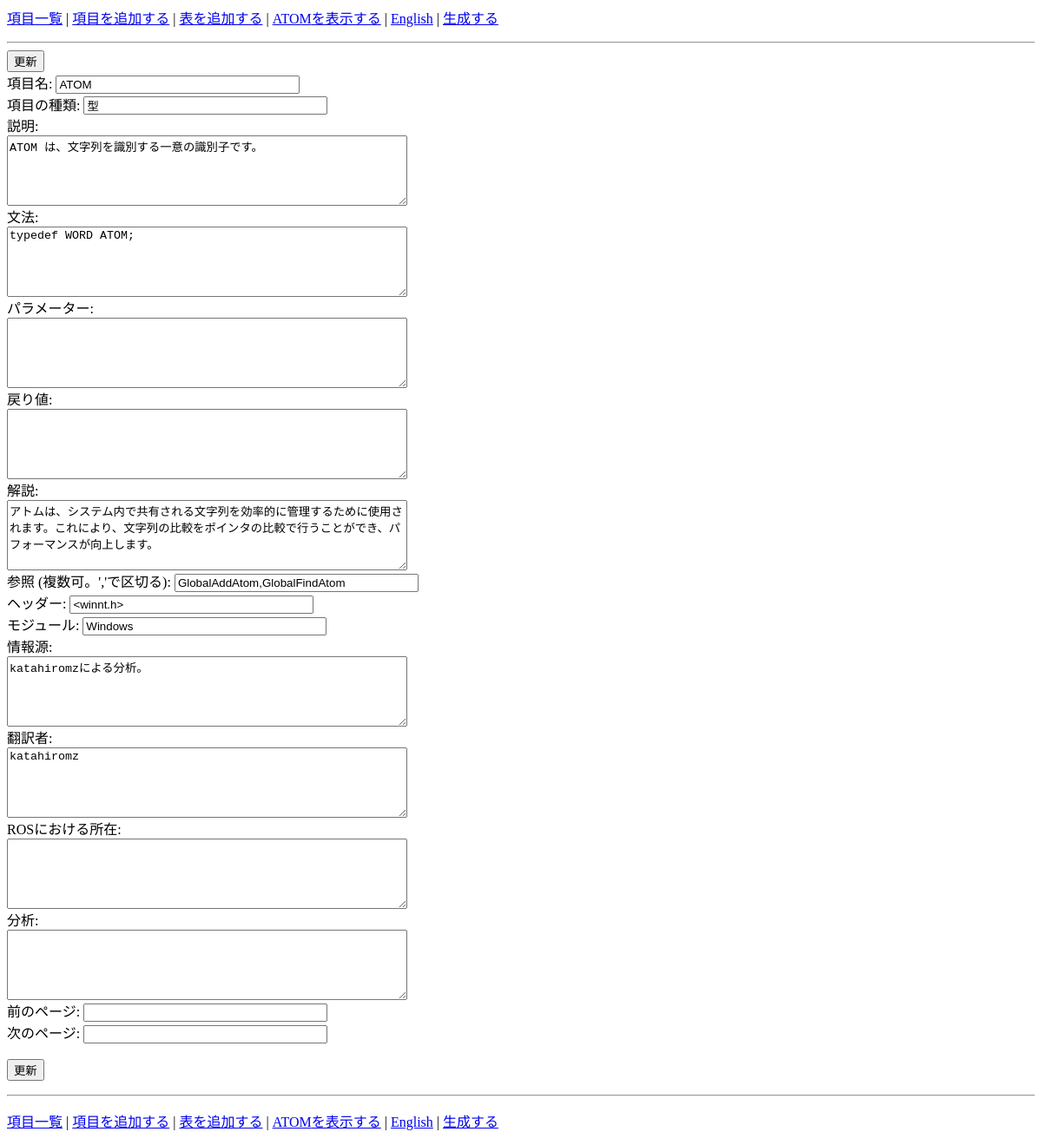
The page /edit_entry.php?entry_name=ATOM on the database as committed earlier.
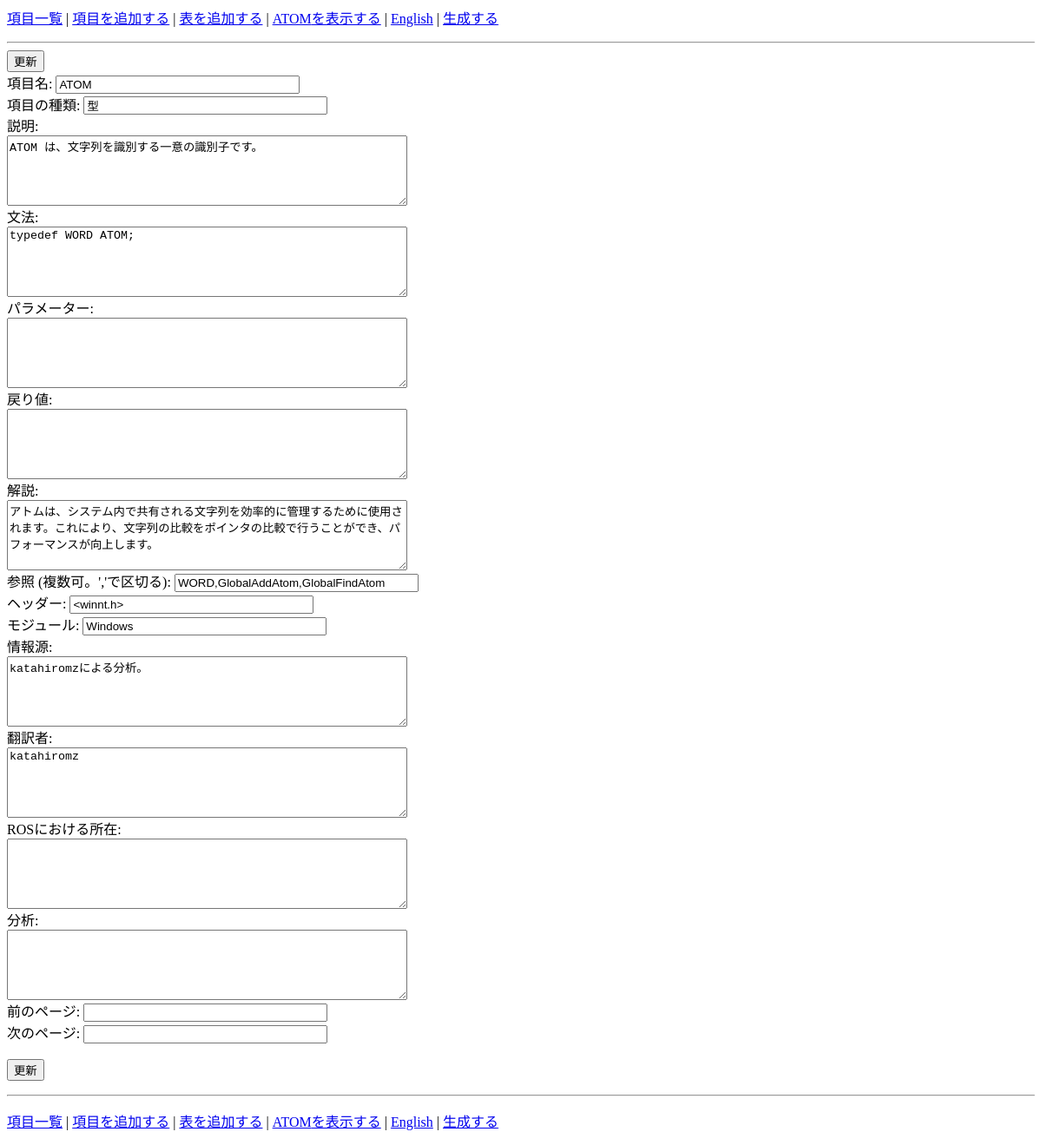
The same page on the database as committed later.
### tables this page shows
CREATE TABLE `entries` (
  `entry_name` varchar(60) NOT NULL,
  `entry_type` varchar(32) NOT NULL,
  `description` varchar(8192) DEFAULT NULL,
  `syntax` varchar(2048) DEFAULT NULL,
  `parameters` varchar(2048) DEFAULT NULL,
  `return_value` varchar(1024) DEFAULT NULL,
  `remarks` varchar(4096) DEFAULT NULL,
  `see_also` varchar(2048) DEFAULT NULL,
  `added_time` timestamp NOT NULL DEFAULT current_timestamp(),
  `modified_time` timestamp NOT NULL DEFAULT current_timestamp(),
  `header` varchar(128) DEFAULT NULL,
  `modules` varchar(128) DEFAULT NULL,
  `sources` varchar(256) DEFAULT NULL,
  `translators` varchar(128) DEFAULT NULL,
  `ros_location` varchar(256) DEFAULT NULL,
  `analysis` varchar(512) DEFAULT NULL,
  `prev_page` varchar(64) NOT NULL,
  `next_page` varchar(64) NOT NULL
);

### edit_entry.php (the view, shortened to what this page needs)
<?php
function get_field($name) {
	global $assoc;
	if (isset($assoc) && isset($assoc[$name])) {
		return htmlspecialchars($assoc[$name]);
	}
	return NULL;
}
$names = array(
	'entry_name',
	'entry_type',
	'description',
	'syntax',
	'parameters',
	'return_value',
	'remarks',
	'see_also',
	'header',
	'modules',
	'sources',
	'translators',
	'ros_location',
	'analysis',
	'prev_page',
	'next_page'
);
if (isset($_POST["tepo"]) && $_POST["tepo"] == "don") {
	$values = get_values($names);
	$mysqli = new mysqli("localhost", "root");
	if ($mysqli) {
		$mysqli->set_charset("utf8");
		$mysqli->select_db(constant('DB_NAME'));
		$q = "UPDATE entries SET ";
		$assoc = array();
		$i = 0;
		foreach ($values as $key => $value) {
			if ($i != 0) {
				$q .= ", ";
			}
			$q .= $key;
			$q .= "='";
			$q .= $mysqli->real_escape_string($value);
			$q .= "'";
			$assoc[$key] = $value;
			$i++;
		}
		$q .= "WHERE entry_name='";
		$q .= $mysqli->real_escape_string($_GET["entry_name"]);
		$q .= "'";
		if ($mysqli->query($q)) {
			echo "更新されました。";
		} else {
			echo $mysqli->error;
		}
		$mysqli->close();
	} else {
		echo "cannot connect";
	}
} else {
	$mysqli = new mysqli("localhost", "root");
	if ($mysqli) {
		$mysqli->set_charset("utf8");
		$mysqli->select_db(constant('DB_NAME'));
		$q = "SELECT ";
		$i = 0;
		foreach ($names as $name) {
			if ($i != 0) {
				$q .= ", ";
			}
			$q .= $name;
			$i++;
		}
		$q .= " FROM entries ";
		$q .= "WHERE entry_name='";
		$q .= $mysqli->real_escape_string($_GET["entry_name"]);
		$q .= "'";
		$result = $mysqli->query($q);
		if ($result) {
			$assoc = $result->fetch_array(MYSQLI_ASSOC);
		} else {
			echo $mysqli->error;
		}
	} else {
		echo "cannot connect";
	}
}
?><html><head>
</head>
<body>
<p>
	<a href="entries.php">項目一覧</a> |
	<a href="add_entry.php">項目を追加する</a> |
	<a href="add_table.php">表を追加する</a> |
	<a href="show_entry.php?entry_name=<?= $_GET["entry_name"] ?>"><?= $_GET["entry_name"] ?>を表示する</a> |
	<a href="../en/edit_entry.php?entry_name=<?= $_GET["entry_name"] ?>">English</a> |
	<a href="generate.php">生成する</a>
</p>
<hr />
<form method="POST">
<input type="submit" value="更新" />
<br />
項目名: <input type="text" size="32" name="entry_name" value="<?= get_field("entry_name");?>" /><br />
項目の種類: <input type="text" size="32" name="entry_type" value="<?= get_field("entry_type");?>" /><br />
説明:<br />
<textarea rows="5" cols="55" name="description"><?= get_field("description");?></textarea><br />
文法:<br />
<textarea rows="5" cols="55" name="syntax"><?= get_field("syntax");?></textarea><br />
パラメーター:<br />
<textarea rows="5" cols="55" name="parameters"><?= get_field("parameters");?></textarea><br />
戻り値:<br />
<textarea rows="5" cols="55" name="return_value"><?= get_field("return_value");?></textarea><br />
解説:<br />
<textarea rows="5" cols="55" name="remarks"><?= get_field("remarks");?></textarea><br />
参照 (複数可。','で区切る): <input type="text" size="32" name="see_also" value="<?= get_field("see_also");?>" /><br />
ヘッダー: <input type="text" size="32" name="header" value="<?= get_field("header");?>" /><br />
モジュール: <input type="text" size="32" name="modules" value="<?= get_field("modules");?>" /><br />
情報源:<br />
<textarea rows="5" cols="55" name="sources"><?= get_field("sources");?></textarea><br />
翻訳者:<br />
<textarea rows="5" cols="55" name="translators"><?= get_field("translators");?></textarea><br />
ROSにおける所在:<br />
<textarea rows="5" cols="55" name="ros_location"><?= get_field("ros_location");?></textarea><br />
分析:<br />
<textarea rows="5" cols="55" name="analysis"><?= get_field("analysis");?></textarea><br />
前のページ: <input type="text" size="32" name="prev_page" value="<?= get_field("prev_page");?>" /><br />
次のページ: <input type="text" size="32" name="next_page" value="<?= get_field("next_page");?>" /><br />
<br />
<input type="submit" value="更新" />
</form>
<hr />
<p>
	<a href="entries.php">項目一覧</a> |
	<a href="add_entry.php">項目を追加する</a> |
	<a href="add_table.php">表を追加する</a> |
	<a href="show_entry.php?entry_name=<?= $_GET["entry_name"] ?>"><?= $_GET["entry_name"] ?>を表示する</a> |
	<a href="../en/edit_entry.php?entry_name=<?= $_GET["entry_name"] ?>">English</a> |
	<a href="generate.php">生成する</a>
</p>
</body></html>

Rows that differ between the two databases and show on the page:
changed entries "ATOM": see_also "GlobalAddAtom,GlobalFindAtom" → "WORD,GlobalAddAtom,GlobalFindAtom"
